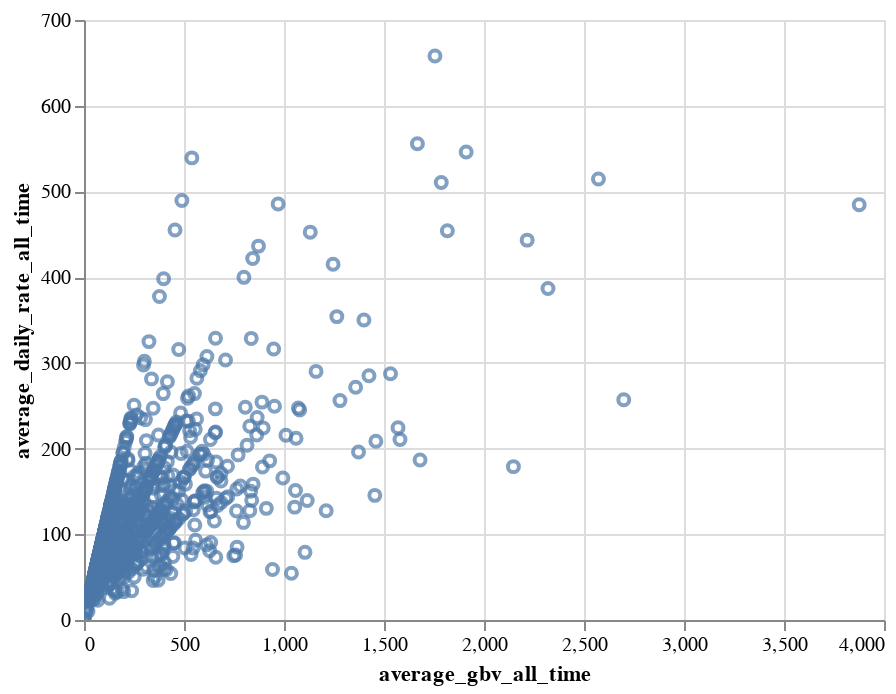

Notebook cell for this chart:
### Code cell
alt.Chart(cas_sample_df).mark_point().encode(
    x='average_gbv_all_time',
    y='average_daily_rate_all_time'
).interactive()

### Figure 1 — Vega-Lite specification as saved in the notebook (floating-point values rounded to 4 significant figures; data arrays with more than 128 entries replaced by an {"elided": "..."} marker saying what was removed)
{"$schema": "https://vega.github.io/schema/vega-lite/v3.2.1.json", "config": {"mark": {"tooltip": null}, "view": {"height": 300, "width": 400}}, "data": {"name": "data-e3d3c803e51a02687f4bfbe57201bc20"}, "datasets": {"data-e3d3c803e51a02687f4bfbe57201bc20": {"elided": "1000 records"}}, "encoding": {"x": {"field": "average_gbv_all_time", "type": "quantitative"}, "y": {"field": "average_daily_rate_all_time", "type": "quantitative"}}, "mark": "point", "selection": {"selector009": {"bind": "scales", "encodings": ["x", "y"], "type": "interval"}}}
